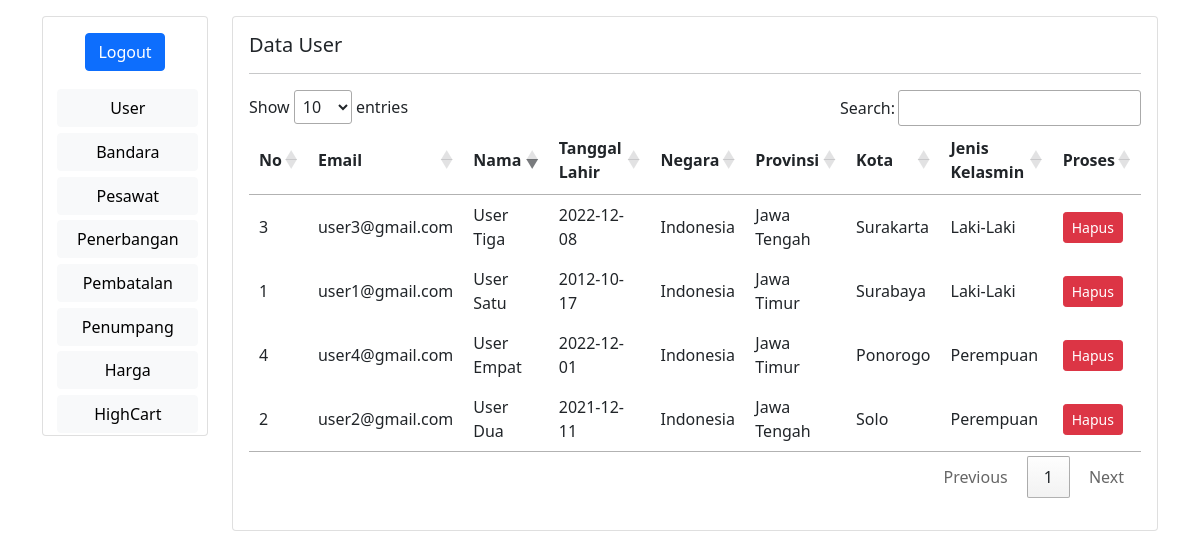
The page /user.php (signed in) on the database its author committed.
### tables this page shows
CREATE TABLE `users` (
  `id` int(11) NOT NULL,
  `username` varchar(100) NOT NULL,
  `email` varchar(100) NOT NULL,
  `password` varchar(100) NOT NULL,
  `nama` varchar(100) NOT NULL,
  `tanggal_lahir` date NOT NULL,
  `negara` varchar(100) NOT NULL,
  `provinsi` varchar(100) NOT NULL,
  `kota` varchar(100) NOT NULL,
  `jenis_kelamin` enum('Perempuan','Laki-Laki') NOT NULL
);

### user.php (the view, shortened to what this page needs)
<?php
     if(isset($_COOKIE['unameA'])){
        $username=$_COOKIE['unameA'];
        $password=$_COOKIE['passA'];
        tampilkanData();
    } else if(isset($_SESSION['usernameA'])){
       tampilkanData();
    } else{
        echo "<center><h1>Anda harus login terlebih dahulu</h1></center>";
    }
?>
<?php function tampilkanData(){
?>
<!DOCTYPE html>
<html>
<head>
	<link href="https://cdn.jsdelivr.net/npm/bootstrap@5.0.2/dist/css/bootstrap.min.css" rel="stylesheet">
</head>
<body>
	<main>
		<div class="container mt-3">
			<div class="row">
				<div class="col-sm-2">
					<div class="card">
						<?php include "dasboardadmin.php"; ?>
					</div>
				</div>
				<div class="col-sm-10">
					<div class="card">
						<div class="card-body">
							<h5 class="card-tittle">Data User</h5>
							<hr>
							<table id="tabel-data">
                                <thead class="thead-dark">
                                    <tr>
                                        <th>No</th>
                                        <th>Email</th>
                                        <th>Nama</th>
                                        <th>Tanggal Lahir</th>
                                        <th>Negara</th>
                                        <th>Provinsi</th>
                                        <th>Kota</th>
                                        <th>Jenis Kelasmin</th>
                                        <th>Proses</th>
                                    </tr>
                                </thead>
                                <tbody>
                                    <?php
                                    include_once('koneksi.php');
                                    $sql = mysqli_query($koneksi, "SELECT * FROM users");
                                    foreach ($sql as $row) {
                                    ?>
                                        <tr>
                                            <td><?= $row["id"]; ?></td>
                                            <td><?= $row["email"]; ?></td>
                                            <td><?= $row["nama"]; ?></td>
                                            <td><?= $row["tanggal_lahir"]; ?></td>
                                            <td><?= $row["negara"]; ?></td>
                                            <td><?= $row["provinsi"]; ?></td>
                                            <td><?= $row["kota"]; ?></td>
                                            <td><?= $row["jenis_kelamin"]; ?></td>
                                            <td>
                        						<a href="hpsuser.php?id=<?= $row['id']; ?>" onclick="return confirm ('Apakah Anda yakin akan menghapus data?')" class="btn btn-danger btn-sm">Hapus</a>
                                            </td>
                                        </tr>
                                    <?php } ?>
                            </table>
						</div>
					</div>
				</div>
			</div>
		</div>
	</main>
    <link rel="stylesheet" type="text/css" media="screen" href="https://cdn.datatables.net/1.10.24/css/jquery.dataTables.min.css">
</body>
</html>
<?php } ?>

### rows shown on the page
users: id "1", email "user1@gmail.com", nama "User Satu", tanggal_lahir "2012-10-17", negara "Indonesia", provinsi "Jawa Timur", kota "Surabaya", jenis_kelamin "Laki-Laki"
users: id "2", email "user2@gmail.com", nama "User Dua", tanggal_lahir "2021-12-11", negara "Indonesia", provinsi "Jawa Tengah", kota "Solo", jenis_kelamin "Perempuan"
users: id "3", email "user3@gmail.com", nama "User Tiga", tanggal_lahir "2022-12-08", negara "Indonesia", provinsi "Jawa Tengah", kota "Surakarta", jenis_kelamin "Laki-Laki"
users: id "4", email "user4@gmail.com", nama "User Empat", tanggal_lahir "2022-12-01", negara "Indonesia", provinsi "Jawa Timur", kota "Ponorogo", jenis_kelamin "Perempuan"
